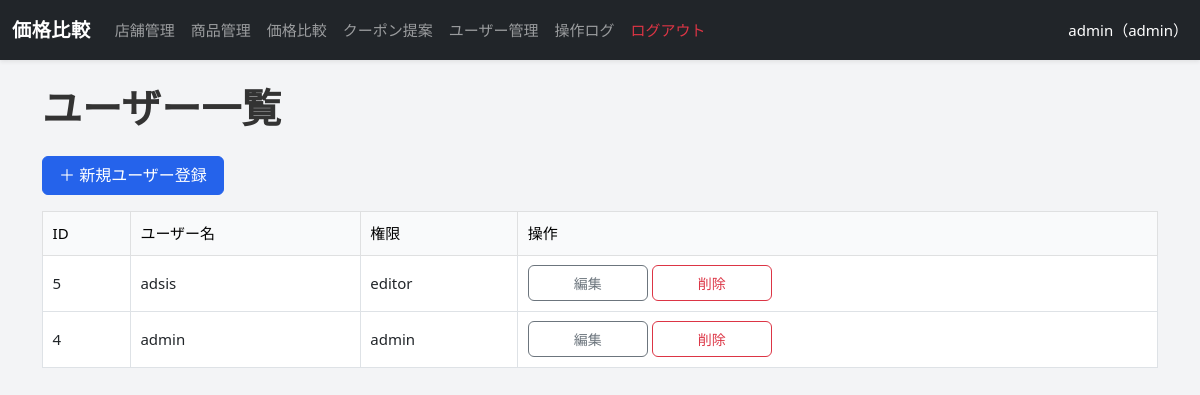
Page /users/list.php (signed in) on the committed database.
### tables this page shows
CREATE TABLE `users` (
  `id` int(11) NOT NULL,
  `username` varchar(100) NOT NULL,
  `password_hash` varchar(255) NOT NULL,
  `role` varchar(50) DEFAULT 'viewer'
);

### users/list.php (the view, shortened to what this page needs)
<?php
require_once '../db.php';
include '../layout/header.php';
$users = $pdo->query("SELECT * FROM users ORDER BY id DESC")->fetchAll();
?>
<h1 class="mb-4">ユーザー一覧</h1>
<a href="add.php" class="btn btn-primary mb-3">＋ 新規ユーザー登録</a>
<table class="table table-bordered table-hover align-middle">
    <thead class="table-light">
        <tr>
            <th>ID</th>
            <th>ユーザー名</th>
            <th>権限</th>
            <th>操作</th>
        </tr>
    </thead>
    <tbody>
        <?php foreach ($users as $user): ?>
        <tr>
            <td><?= $user['id'] ?></td>
            <td><?= htmlspecialchars($user['username']) ?></td>
            <td><?= htmlspecialchars($user['role']) ?></td>
            <td>
                <a href="edit.php?id=<?= $user['id'] ?>" class="btn btn-sm btn-outline-secondary">編集</a>
                <a href="delete.php?id=<?= $user['id'] ?>" class="btn btn-sm btn-outline-danger" onclick="return confirm('削除しますか？')">削除</a>
            </td>
        </tr>
        <?php endforeach; ?>
    </tbody>
</table>
<?php include '../layout/footer.php'; ?>

### assets/style.css (style rules this page uses)
body { background-color: #f3f4f6; font-family: 'Segoe UI', Tahoma, Geneva, Verdana, sans-serif; font-size: 15px; line-height: 1.6; }
h1, h2 { font-weight: 600; color: #333; margin-bottom: 1rem; }
.btn { min-width: 120px; border-radius: 6px; padding: 0.4rem 1rem; transition: all 0.2s ease; }
.btn-primary { background-color: #2563eb; border-color: #2563eb; }
.table th { background-color: #f9fafb; font-weight: 500; }
.table td, .table th { vertical-align: middle; padding: 0.6rem; }

### rows in the picture
users: id "5", username "adsis", role "editor"
users: id "4", username "admin", role "admin"

### other values in the picture
$_SESSION['user']['username'] "admin"
$_SESSION['user']['role'] "admin"
